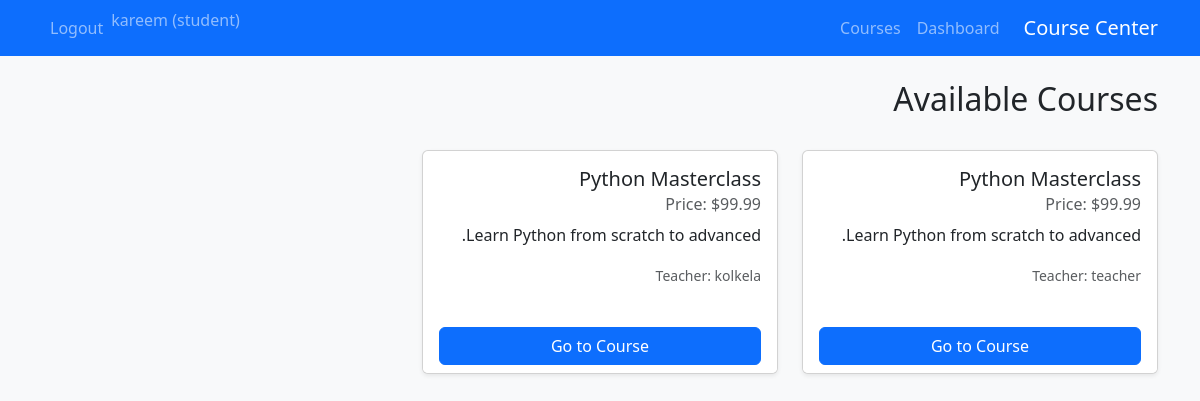
The app's page /courses/ (signed in) with its own data.
### tables this page shows
CREATE TABLE users (
    id INTEGER PRIMARY KEY AUTOINCREMENT,
    username TEXT UNIQUE NOT NULL,
    email TEXT UNIQUE NOT NULL,
    password_hash TEXT NOT NULL,
    role TEXT NOT NULL CHECK(role IN ('admin', 'teacher', 'student')),
    created_at TIMESTAMP DEFAULT CURRENT_TIMESTAMP
);

CREATE TABLE courses (
    id INTEGER PRIMARY KEY AUTOINCREMENT,
    name TEXT NOT NULL,
    description TEXT,
    price REAL NOT NULL DEFAULT 0.0,
    teacher_id INTEGER,
    created_at TIMESTAMP DEFAULT CURRENT_TIMESTAMP,
    FOREIGN KEY (teacher_id) REFERENCES users(id) ON DELETE SET NULL
);

### app/blueprints/courses.py (the view)
@bp.route('/')
@login_required
def index():
    db = get_db()
    courses = db.execute(
        'SELECT c.id, c.name, c.description, c.price, u.username as teacher_name '
        'FROM courses c LEFT JOIN users u ON c.teacher_id = u.id'
    ).fetchall()
    enrolled_course_ids = []
    if g.user['role'] == 'student':
        enrollments = db.execute(
            'SELECT course_id FROM enrollments WHERE student_id = ?', (g.user['id'],)
        ).fetchall()
        enrolled_course_ids = [e['course_id'] for e in enrollments]
    return render_template('courses/index.html', courses=courses, enrolled_ids=enrolled_course_ids)

### app/blueprints/auth.py (called while the page is built)
def login_required(view):
    @functools.wraps(view)
    def wrapped_view(**kwargs):
        if g.user is None:
            return redirect(url_for('auth.login'))
        return view(**kwargs)
    return wrapped_view

@bp.before_app_request
def load_logged_in_user():
    user_id = session.get('user_id')
    if user_id is None:
        g.user = None
    else:
        g.user = get_db().execute(
            'SELECT * FROM users WHERE id = ?', (user_id,)
        ).fetchone()

### app/db.py (called while the page is built)
def get_db():
    if 'db' not in g:
        g.db = sqlite3.connect(
            current_app.config['DATABASE'],
            detect_types=sqlite3.PARSE_DECLTYPES
        )
        g.db.row_factory = sqlite3.Row
        g.db.execute('PRAGMA foreign_keys = ON')
    return g.db

### app/templates/courses/index.html (shortened to what this page needs)
{% extends 'base.html' %}
{% block content %}
<div class="d-flex justify-content-between align-items-center mb-4">
    <h2>Available Courses</h2>
</div>
<div class="row">
    {% for course in courses %}
    <div class="col-md-4 mb-4">
        <div class="card h-100 shadow-sm">
            <div class="card-body">
                <h5 class="card-title">{{ course['name'] }}</h5>
                <h6 class="card-subtitle mb-2 text-muted">Price: ${{ course['price'] }}</h6>
                <p class="card-text">{{ course['description'] }}</p>
                <p class="text-muted"><small>Teacher: {{ course['teacher_name'] if course['teacher_name'] else 'Not
                        Assigned' }}</small></p>
            </div>
            <div class="card-footer bg-white border-top-0">
                <div class="d-grid">
                    {% if g.user['role'] == 'student' %}
                    {% if course['id'] in enrolled_ids %}
                    <a href="{{ url_for('courses.view', id=course['id']) }}" class="btn btn-primary">Go to Course</a>
                    {% else %}
                    <a href="{{ url_for('courses.view', id=course['id']) }}" class="btn btn-outline-primary">View &
                        Enroll</a>
                    {% endif %}
                    {% else %}
                    <a href="{{ url_for('courses.view', id=course['id']) }}" class="btn btn-info">View Details</a>
                    {% if g.user['role'] == 'admin' %}
                    <a href="{{ url_for('courses.update', id=course['id']) }}" class="btn btn-secondary mt-2">Edit</a>
                    {% endif %}
                    {% endif %}
                </div>
            </div>
        </div>
    </div>
    {% else %}
    <div class="col-12 text-center text-muted">
        <p>No courses available at the moment.</p>
    </div>
    {% endfor %}
</div>
{% endblock %}

### app/templates/base.html (shortened to what this page needs)
<!doctype html>
<html lang="ar" dir="rtl">
<head>
  <link rel="stylesheet" href="https://cdn.jsdelivr.net/npm/bootstrap@5.3.3/dist/css/bootstrap.rtl.min.css">
  <link rel="stylesheet" href="{{ url_for('static', filename='css/style.css') }}">
</head>
<body>
  <nav class="navbar navbar-expand-lg navbar-dark bg-primary mb-4">
    <div class="container">
      <a class="navbar-brand" href="{{ url_for('public.home') }}">Course Center</a>
      <div class="collapse navbar-collapse" id="navbarNav">
        <ul class="navbar-nav me-auto mb-2 mb-lg-0">
          {% if g.user %}
          <li class="nav-item"><a class="nav-link" href="{{ url_for('dashboard.index') }}">Dashboard</a></li>
          <li class="nav-item"><a class="nav-link" href="{{ url_for('courses.index') }}">Courses</a></li>
          {% endif %}
        </ul>
        <ul class="navbar-nav">
          {% if g.user %}
          <li class="nav-item"><span class="navbar-text ms-3">{{ g.user['username'] }} ({{ g.user['role'] }})</span>
          </li>
          <li class="nav-item"><a class="nav-link" href="{{ url_for('auth.logout') }}">Logout</a></li>
          {% else %}
          <li class="nav-item"><a class="nav-link" href="{{ url_for('auth.login') }}">Login</a></li>
          <li class="nav-item"><a class="nav-link" href="{{ url_for('auth.register') }}">Register</a></li>
          {% endif %}
        </ul>
      </div>
    </div>
  </nav>
  <div class="container">
    {% block content %}{% endblock %}
  </div>
</body>
</html>

### app/static/css/style.css (style rules this page uses)
body { background-color: #f8f9fa; }

### app/templates/base.html (style rules this page uses)
body { font-family: 'Segoe UI', Tahoma, Geneva, Verdana, sans-serif; }

### records on screen
users: user.username "kareem", user.role "student"
courses: name "Python Masterclass", price "99.99", description "Learn Python from scratch to advanced.", username "teacher"
courses: name "Python Masterclass", price "99.99", description "Learn Python from scratch to advanced.", username "kolkela"
